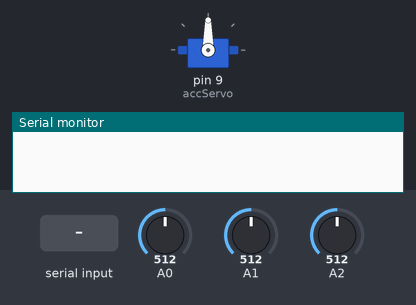
Bench run of a sketch on a simulated Arduino Uno, built with avr-gcc and run on an emulated ATmega328P. On the bench: servo, the last lines printed to the serial monitor. The test bench sets the inputs (shaded band); at power-on: A0 = 512, A1 = 512, A2 = 512.

Above: at 1.2 s.
1.3 s: "90:45:200\n" received over Serial
At 3.5 s:
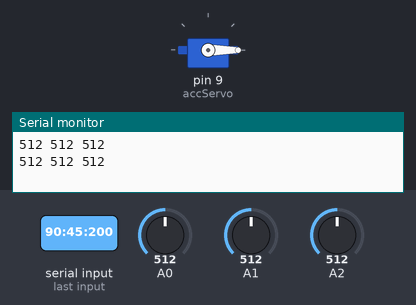
3.8 s: "30:150:10\n" received over Serial
At 4.1 s:
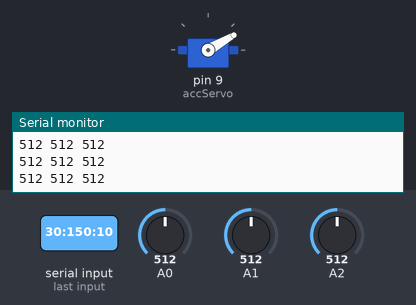
6.3 s: "200\n" received over Serial
At 8.5 s:
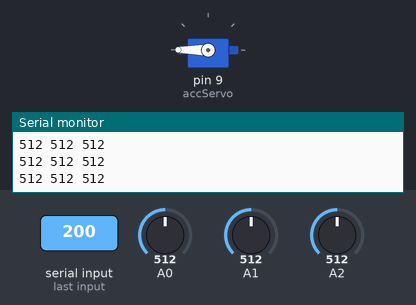
8.8 s: "90:45\n" received over Serial
At 10.9 s:
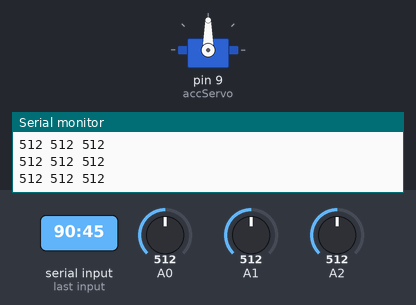
11.3 s: "30:150\n" received over Serial
At 11.9 s:
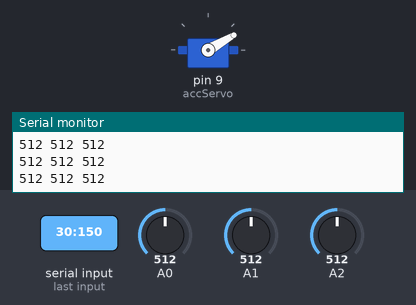
Timing chart, 0 to 13.8 s (numbered marks = the images above; inputs shaded):
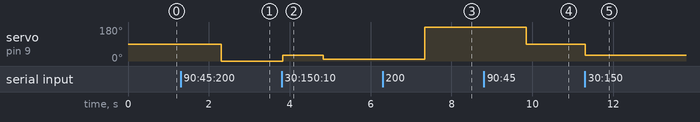

Measured:
- after the input at 1.3 s, servo on pin 9 (accServo): 90° → 0° after 1.0 s
- after the input at 3.8 s, servo on pin 9 (accServo): 0° → 30° at once, → 10° 1.0 s later
- after the input at 6.3 s, servo on pin 9 (accServo): 10° → 180° after 1.0 s
- after the input at 8.8 s, servo on pin 9 (accServo): 180° → 90° after 1.1 s
- after the input at 11.3 s, servo on pin 9 (accServo): 90° → 30° at once

The sketch:

serial_test_b.ino
```cpp
// Serial test script
#include <Servo.h>

//String readString;
char readString[4*2];

// defines pins numbers
//const int trigPin = 10;
//const int echoPin = 12;

Servo accServo;

int rawX = 0;
int rawY = 0;
int rawZ = 0;

// defines variables
//long duration;
//int distance;
//const char term = '\n';
//int scale = 3;


void setup()
{
  //pinMode(trigPin, OUTPUT); // Sets the trigPin as an Output
  //pinMode(echoPin, INPUT); // Sets the echoPin as an Input
  accServo.attach(9);
  Serial.begin(115200);  // initialize serial communications at 9600 bps

}

/*float mapf(float x, float in_min, float in_max, float out_min, float out_max)
{
  return (x - in_min) * (out_max - out_min) / (in_max - in_min) + out_min;
}*/

void loop()
{
  while(!Serial.available()) {
    rawX = analogRead(A0);
    rawY = analogRead(A1);
    rawZ = analogRead(A2);
    delay(50);
  }
  // serial read section


  while (Serial.available())
  {
    if (Serial.available() > 0)
    {
      byte size = Serial.readBytes(readString, 7);
      readString[size] = 0;
      //readString = Serial.readStringUntil('\n');
    }

    char* pos_c = strtok(readString, ":");
    int count = 0;
    while (pos_c != NULL)
    {

        int position = atoi(pos_c);
        if (count == 0) {
          accServo.write(position);
        }
        //Do something with servoId and position
        pos_c = strtok(NULL, ":");
        count++;
    }


    //pos = atoi(readString);
    //accServo.write(pos);
    /*
    float scaledX, scaledY, scaledZ; // Scaled values for each axis
    scaledX = mapf(rawX, 0, 675, -scale, scale); // 3.3/5 * 1023 =~ 675
    scaledY = mapf(rawY, 0, 675, -scale, scale); // 3.3/5 * 1023 =~ 675
    scaledZ = mapf(rawZ, 0, 675, -scale, scale); // 3.3/5 * 1023 =~ 675
      */

    // Ultrasound probe
    /*
    digitalWrite(trigPin, LOW);
    delayMicroseconds(10);
    // Sets the trigPin on HIGH state for 10 micro seconds
    digitalWrite(trigPin, HIGH);
    delayMicroseconds(10);
    digitalWrite(trigPin, LOW);
    // Reads the echoPin, returns the sound wave travel time in microseconds
    duration = pulseIn(echoPin, HIGH); // HIGH
    // Calculating the distance
    distance= duration*0.34/2;
    Serial.print(distance);
    Serial.print(" ");
    */

    Serial.print(rawX); //(scaledX); //, rawY, rawZ);
    Serial.print(" ");
    Serial.print(rawY); //(scaledY); //, rawY, rawZ);
    Serial.print(" ");
    Serial.println(rawZ); //(scaledZ); //, rawY, rawZ);

    delay(2);
    Serial.flush();


  }


}
```
